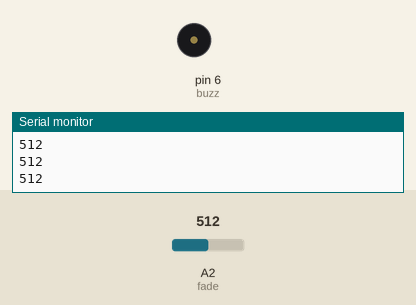
Simulated run of this sketch. Board: Arduino Uno, built with avr-gcc and run on an emulated ATmega328P. On the bench: buzzer (waves = sounding), the last lines printed to the serial monitor. Inputs (shaded band) come from the test bench; at power-on: A2 (fade) = 512.

Above: at 1.2 s.
1.3 s: A2 (fade) set to 526
At 1.6 s:
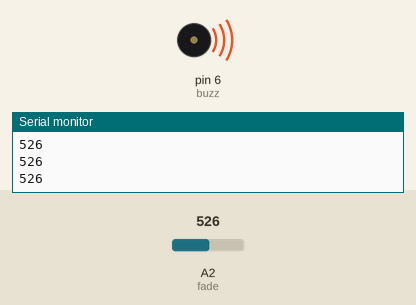
2.8 s: A2 (fade) set to 511
At 4.1 s:
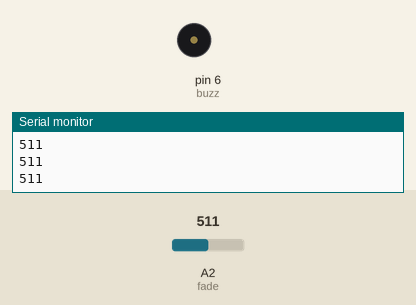
Timing chart, 0 to 5.8 s (numbered marks = the images above; inputs shaded):
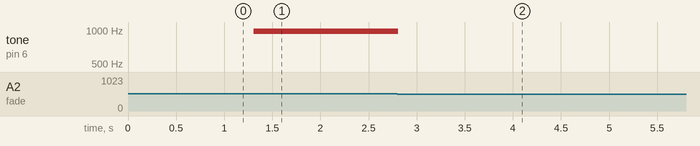

The sketch:

potentiometer.ino
```cpp
int buzz=6;
int fade=A2;

void setup()
{
  Serial.begin(9600);
  pinMode(fade,INPUT);
}
void loop()
{
  int fadeval=analogRead(fade);
  Serial.println(fadeval);
  analogWrite(buzz,fadeval);

}
```

Measured:
- the behaviour switches between 512 and 513 on A2 (fade) (found by bisection; images 0 and 1)
- after the input at 1.3 s, tone on pin 6 (buzz): silent → 977 Hz at once
- after the input at 2.8 s, tone on pin 6 (buzz): 977 Hz → silent at once
